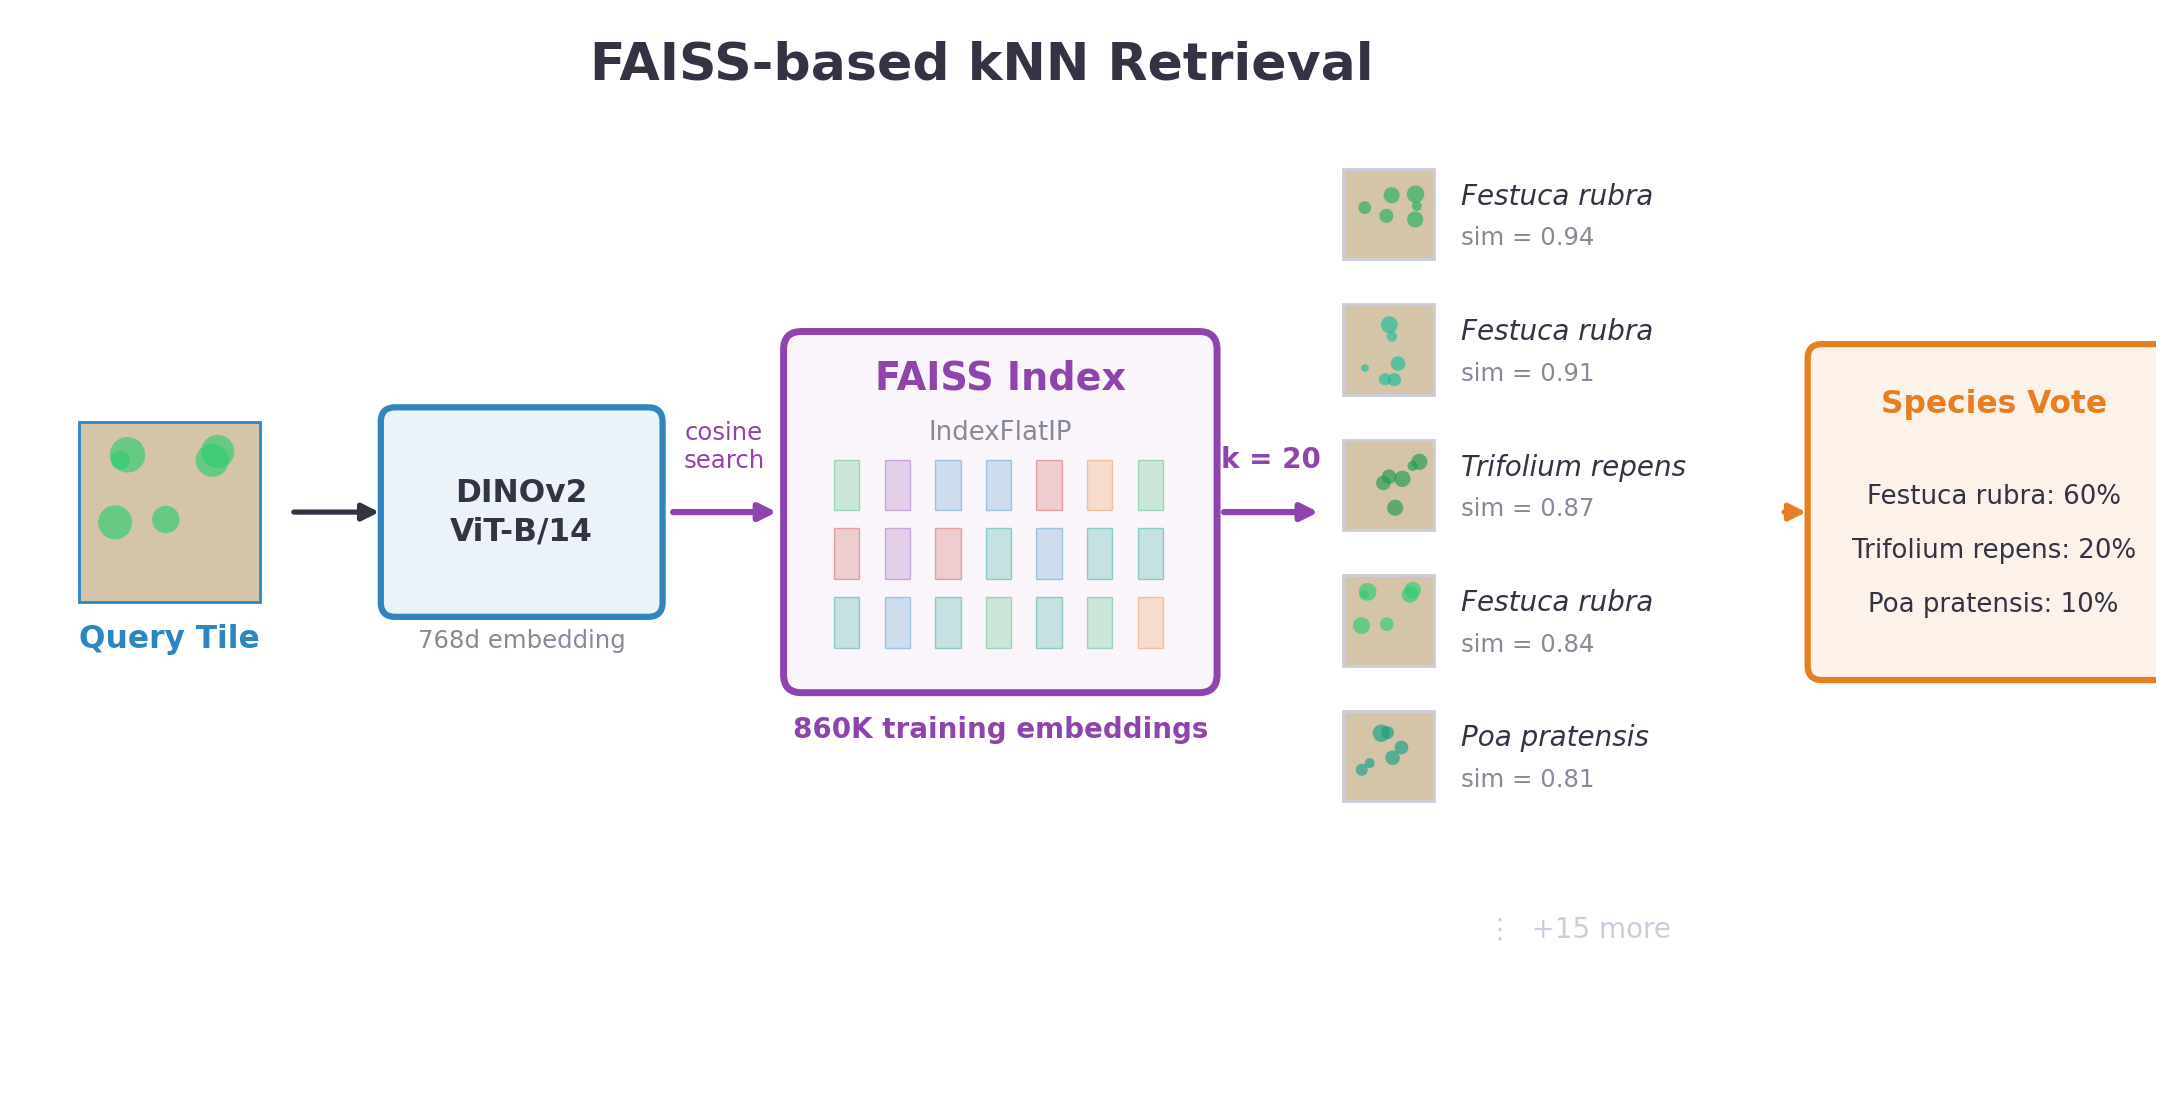

Python code for this plot:
"""
Clean diagram showing FAISS-based kNN retrieval: query embedding → index → nearest neighbors → species vote.
"""

import matplotlib
matplotlib.use("Agg")
import matplotlib.pyplot as plt
import matplotlib.patches as mpatches
import numpy as np

M_TEAL="#009688"; M_BLUE="#2E86C1"; M_ORANGE="#E67E22"; M_PURPLE="#8E44AD"
M_RED="#C0392B"; M_DARK="#333344"; M_GRAY="#888899"; M_LGRAY="#CCCCDD"
M_BG="#FFFFFF"; M_GREEN="#27AE60"

def rbox(ax, x, y, w, h, text, color, fs=9, sub=None):
    b = mpatches.FancyBboxPatch((x,y),w,h,boxstyle="round,pad=0.08",
        facecolor=color+"18",edgecolor=color,lw=1.8)
    ax.add_patch(b)
    ty = y+h/2+(0.12 if sub else 0)
    ax.text(x+w/2,ty,text,ha="center",va="center",fontsize=fs,
            fontweight="bold",color=M_DARK,linespacing=1.3)
    if sub:
        ax.text(x+w/2,y+h/2-0.18,sub,ha="center",va="center",
                fontsize=fs-2,color=M_GRAY)

def arr(ax, x1,y1,x2,y2, c=M_DARK, lw=1.5):
    ax.annotate("",xy=(x2,y2),xytext=(x1,y1),
                arrowprops=dict(arrowstyle="-|>",color=c,lw=lw))

def plant_tile(ax, x, y, sz, shade, border=M_LGRAY):
    rect = plt.Rectangle((x,y),sz,sz,facecolor="#D4C5A9",edgecolor=border,lw=0.8)
    ax.add_patch(rect)
    np.random.seed(hash(shade)%200)
    for _ in range(6):
        cx=x+np.random.uniform(0.15,0.85)*sz
        cy=y+np.random.uniform(0.15,0.85)*sz
        r=np.random.uniform(0.04,0.1)*sz
        ax.add_patch(plt.Circle((cx,cy),r,facecolor=shade,edgecolor="none",alpha=0.65))

fig, ax = plt.subplots(figsize=(11, 5.5), facecolor=M_BG)
ax.set_xlim(-0.3, 11.5)
ax.set_ylim(-0.8, 5.0)
ax.set_aspect("equal")
ax.axis("off")

ax.text(5.0, 4.7, "FAISS-based kNN Retrieval",
        ha="center", fontsize=15, fontweight="bold", color=M_DARK)

# ── 1. Query tile ──
plant_tile(ax, 0.0, 1.8, 1.0, "#2ECC71", border=M_BLUE)
ax.text(0.5, 1.55, "Query Tile", ha="center", fontsize=9, fontweight="bold", color=M_BLUE)

# ── 2. DINOv2 ──
arr(ax, 1.15, 2.3, 1.7, 2.3, c=M_DARK)
rbox(ax, 1.75, 1.8, 1.4, 1.0, "DINOv2\nViT-B/14", M_BLUE)
ax.text(2.45, 1.55, "768d embedding", ha="center", fontsize=7, color=M_GRAY)

# ── 3. FAISS index ──
arr(ax, 3.25, 2.3, 3.9, 2.3, c=M_PURPLE, lw=1.8)
ax.text(3.57, 2.55, "cosine\nsearch", ha="center", fontsize=7, color=M_PURPLE, linespacing=1.2)

fx, fy, fw, fh = 4.0, 1.4, 2.2, 1.8
box = mpatches.FancyBboxPatch((fx,fy),fw,fh,boxstyle="round,pad=0.1",
    facecolor=M_PURPLE+"0D",edgecolor=M_PURPLE,lw=2)
ax.add_patch(box)
ax.text(fx+fw/2, fy+fh-0.22, "FAISS Index", ha="center",
        fontsize=11, fontweight="bold", color=M_PURPLE)
ax.text(fx+fw/2, fy+fh-0.5, "IndexFlatIP", ha="center", fontsize=7.5, color=M_GRAY)

# Tiny embedding bars inside
np.random.seed(99)
bar_colors = [M_GREEN, M_TEAL, M_ORANGE, M_BLUE, M_RED, M_PURPLE]
for row in range(3):
    for col in range(7):
        bx = fx + 0.18 + col * 0.28
        by = fy + 0.15 + row * 0.38
        c = bar_colors[np.random.randint(len(bar_colors))]
        ax.add_patch(plt.Rectangle((bx,by),0.14,0.28,
                     facecolor=c+"35",edgecolor=c+"60",lw=0.4))

ax.text(fx+fw/2, fy-0.35, "860K training embeddings",
        ha="center", fontsize=8, fontweight="bold", color=M_PURPLE)

# ── 4. Top-k neighbors ──
arr(ax, 6.3, 2.3, 6.9, 2.3, c=M_PURPLE, lw=1.8)
ax.text(6.6, 2.55, "k = 20", ha="center", fontsize=8, fontweight="bold", color=M_PURPLE)

# Neighbor tiles with labels and similarity scores
nn_data = [
    ("#27AE60", "Festuca rubra",    "0.94"),
    ("#1ABC9C", "Festuca rubra",    "0.91"),
    ("#229954", "Trifolium repens",  "0.87"),
    ("#2ECC71", "Festuca rubra",    "0.84"),
    ("#16A085", "Poa pratensis",    "0.81"),
]

for i, (shade, species, sim) in enumerate(nn_data):
    ty = 3.7 - i * 0.75
    plant_tile(ax, 7.0, ty, 0.5, shade)
    ax.text(7.65, ty + 0.35, species, fontsize=8, color=M_DARK,
            va="center", fontstyle="italic")
    ax.text(7.65, ty + 0.12, f"sim = {sim}", fontsize=7, color=M_GRAY, va="center")

ax.text(8.3, -0.05, "\u22ee  +15 more", ha="center", fontsize=8, color=M_LGRAY)

# ── 5. Vote result ──
arr(ax, 9.4, 2.3, 9.6, 2.3, c=M_ORANGE, lw=1.5)

# Vote summary box
rbox(ax, 9.65, 1.45, 1.9, 1.7, "", M_ORANGE)
ax.text(10.6, 2.85, "Species Vote", ha="center", fontsize=9,
        fontweight="bold", color=M_ORANGE)
ax.text(10.6, 2.35, "Festuca rubra: 60%", ha="center", fontsize=7.5, color=M_DARK)
ax.text(10.6, 2.05, "Trifolium repens: 20%", ha="center", fontsize=7.5, color=M_DARK)
ax.text(10.6, 1.75, "Poa pratensis: 10%", ha="center", fontsize=7.5, color=M_DARK)

fig.savefig(
    r"C:\Users\alper\Documents\PlantCLEF_2026_Local\_GitHub\plantclef-2026\user\alper\src\knn_diagram.png",
    dpi=250, facecolor=M_BG, edgecolor="none", bbox_inches="tight")
plt.close(fig)
print("Saved.")
